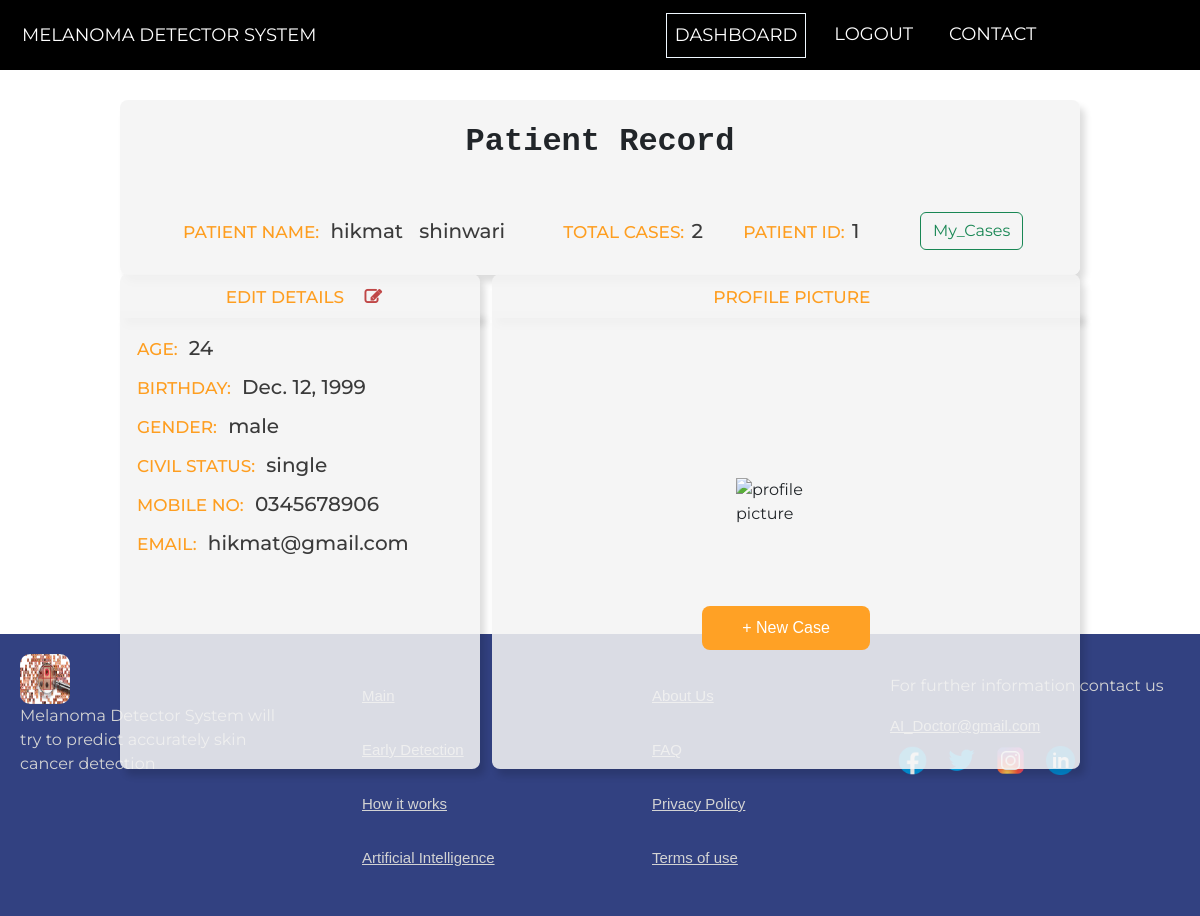
Page /patient_dashboard/ (signed in) on the committed database.
### MainApp/models.py (models this page shows, shortened)
class patient_details(models.Model):
    patient_username = models.CharField(max_length=100,null=True)
    patient_firstname = models.CharField(max_length=100,null=True)
    patient_secondname = models.CharField(max_length=100,null=True)
    patient_email = models.CharField(max_length=100,null=True)
    patient_password = models.CharField(max_length=100,null=True)
    is_verified = models.BooleanField(default=False)  # Add this field
    patient_mobile = models.CharField(max_length=100,null=True)
    patient_gender = models.CharField(max_length=6,null=True)
    patient_dob = models.DateField(null=True)
    patient_civilstatus = models.CharField(max_length=20,null=True)
    patient_age = models.IntegerField(null=True)
    patient_image = models.ImageField(upload_to='db_images/patient_images' , blank=True, null=True)

### MainApp/views.py (the view)
# urls.py: path('patient_dashboard/', views.funcPatientDashboard),
def funcPatientDashboard(request):
    session_patient_id = request.session.get('patient_id_session_var')
    query = patient_details.objects.filter(id = session_patient_id).first()
    patient_totalCases = patient_history.objects.filter(patient_id = session_patient_id).count()
    if query.patient_image:
        print(query.patient_image)
    if request.method == 'POST':
        random_newCasenumber = random.randint(10000, 99999)
        request.session['patient_case_No_session_var'] = random_newCasenumber
        return redirect(f'/patient_newCase/')
    return render(request, 'patient_dashboard.html', {'session_patient_id' : session_patient_id, 'patient_firstname':query.patient_firstname, 'patient_secondname' : query.patient_secondname, 'patient_age': query.patient_age, 'patient_gender': query.patient_gender, 'patient_mobile': query.patient_mobile, 'patient_email': query.patient_email, 'patient_civilstatus': query.patient_civilstatus, 'patient_dob': query.patient_dob, 'patient_image': query.patient_image,'patient_total_cases':patient_totalCases})

### Templates/patient_dashboard.html (shortened to what this page needs)
{% extends 'MainTemplate.html' %}
{% load static %}
{% block links %}
<link href="https://cdn.jsdelivr.net/npm/bootstrap@5.2.2/dist/css/bootstrap.min.css" rel="stylesheet">
<link rel="stylesheet" href="https://cdnjs.cloudflare.com/ajax/libs/font-awesome/4.7.0/css/font-awesome.min.css">
<link rel="stylesheet" href="{% static 'css/patient.css' %}">
{% endblock %}
{% block content %}
{% include 'patient_navbar.html' %}
<div>
        <div class="mainDiv">
            <p class="fw-semibold font-monospace text-center fs-2">Patient Record</p>
                <div class="flexClass">
                        <div class="patientName">
                          <div class="flexClass"><h4 class="sectionHeading">PATIENT NAME:   </h4>&nbsp;<h5 class="valueClass">{{patient_firstname}} &nbsp; {{patient_secondname}}</h5></div>
                        </div>
                        <div class="caseNo">
                            <div class="flexClass"> <h4 class="sectionHeading">TOTAL CASES:   </h4>&nbsp;<h5 class="valueClass">{{patient_total_cases}}</h5></div>
                        </div>
                        <div class="caseNo">
                            <div class="flexClass"> <h4 class="sectionHeading">PATIENT ID:   </h4>&nbsp;<h5 class="valueClass">{{session_patient_id}}</h5> </div>
                        </div>
                        <div class="caseNo">
                            <div class="flexClass" id="mycasesdiv"><a class="btn btn-outline-success" href="/patient_mycase/">My_Cases</a></div>
                        </div>
                </div>
        </div>
        <div class="flexClass">
            <div class="detailsHeading">
                <h4 class="sectionHeading">EDIT DETAILS
                    <a href="/patient_record_edit/">
                        <i class="fa fa-edit fw-bold ms-3 iconWhite"></i>
                    </a>
                </h4>
            </div>
            <div class="details">
                <div class="flexClass"><h4 class="sectionHeading">AGE:   </h4>&nbsp;<h5 class="valueClass">{{patient_age}}</h5></div>
                <div class="flexClass"><h4 class="sectionHeading">BIRTHDAY:   </h4>&nbsp;<h5 class="valueClass">{{patient_dob}}</h5></div>
                <div class="flexClass"><h4 class="sectionHeading">GENDER:   </h4>&nbsp;<h5 class="valueClass">{{patient_gender}}</h5></div>
                <div class="flexClass"><h4 class="sectionHeading">CIVIL STATUS:   </h4>&nbsp;<h5 class="valueClass">{{patient_civilstatus}}</h5></div>
                <div class="flexClass"><h4 class="sectionHeading">MOBILE NO:   </h4>&nbsp;<h5 class="valueClass">{{patient_mobile}}</h3></div>
                <div class="flexClass"><h4 class="sectionHeading">EMAIL:   </h4>&nbsp;<h5 class="valueClass">{{patient_email}}</h5></div>
            </div>
            <div class="DPandPredictionHeading">
                <h4 class="sectionHeading">PROFILE PICTURE</h4>
            </div>
            <div class="DPandPrediction">
                <div class="profileImage">
                    {% if patient_image %}
                        <img class="profilePicCSS" src='{{patient_image.url}}' alt="profile picture">
                    {% else %}
                    <img class="profilePicCSS" src="/static/images/profile-pic.png" alt="profile picture">
                    {% endif %}
                </div>
                <form method="post" action="/patient_dashboard/" class="PredictBtnDiv">
                <div>
                    <button class="PredictBtn" type="submit">+ New Case</button>
                </div>
                </form>
            </div>
        </div>
    </div>
        <div class="foot"> {% include 'footer.html' %} </div>
{% endblock %}

### static/css/patient.css (style rules this page uses)
body { margin: 0; padding: 0; font-family: montserrat; }
.mainDiv { width: 80%; height:auto; position: absolute; padding: 18px 0px; background-color:rgba(244, 244, 244, 0.868); right: 10%; margin-top: 30px; border-radius: 8px; box-shadow: 5px 7px 7px 0px #00000023; }
.valueClass { color:#3b3b3b; margin-top: 7px; margin-left: 2%; }
.sectionHeading { font-size: 17px; color:#fe9e20; margin-top: 10px; margin-left: 2%; }
.patientName { width: 45%; height: 50px; padding: 5px; margin-top: 25px; border-radius: 3px; margin-left: 5.3%; }
.caseNo { width: 20%; height: 50px; padding: 5px; margin-top: 25px; margin-left: 15px; border-radius: 3px; }
.detailsHeading { width: 30%; height: auto; position: absolute; padding:3px 0px; background-color:rgba(244, 244, 244, 0.868); left: 10%; margin-top: 17%; border-radius: 8px 8px 0px 0px; text-align: center; box-shadow: 5px 7px 7px 0px #00000023; }
.details { width: 30%; height:50%; position: absolute; padding: 18px 0px; background-color:rgba(244, 244, 244, 0.868); left: 10%; margin-top: 20.1%; border-radius: 0px 0px 8px 8px; text-align: left; padding-left: 10px; box-shadow: 5px 7px 7px 0px #00000023; }
.DPandPredictionHeading { width: 49%; height: auto; position: absolute; padding:3px 0px; background-color:rgba(244, 244, 244, 0.868); right: 10%; margin-top: 17%; border-radius: 8px 8px 0px 0px; text-align: center; box-shadow: 5px 7px 7px 0px #00000023; }
.DPandPrediction { width: 49%; height:50%; position: absolute; padding: 1px 0px; background-color:rgba(244, 244, 244, 0.868); right: 10%; margin-top: 20.1%; border-radius: 0px 0px 8px 8px; display: flex; justify-content: center; align-items: center; box-shadow: 5px 7px 7px 0px #00000023; }
.profileImage { width:25% ; height: 50%; position: relative; padding: 4%; margin-top: -13%; justify-content: center; align-items: center; display: flex; }
.flexClass { display:flex; flex-direction:row; }
.profilePicCSS { width: 150px; height: auto; display: flex; justify-content: center; align-items: center; }
.iconWhite { color: #c04747; }
.PredictBtn { border: none; padding: 10px 40px; text-align: center; text-decoration: none; font-size: 16px; cursor: pointer; background-color: #ffa125; font-family: Arial, Helvetica, sans-serif; color: #ffffff; border-radius: 8px; }
.PredictBtnDiv { display: flex; justify-content: center; position: absolute; margin-top: 30%; }

### Templates/patient_navbar.html (style rules this page uses)
body { margin: 0; padding: 0; font-family: montserrat; }

### rows in the picture
patient_details: patient_firstname "hikmat", patient_secondname "shinwari", patient_dob "Dec. 12, 1999", patient_gender "male", patient_civilstatus "single", patient_mobile "0345678906", patient_email "hikmat@gmail.com"

### other values in the picture
{{ patient_total_cases }} "2"
{{ session_patient_id }} "1"
{{ patient_age }} "24"
